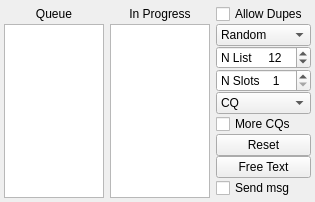
                  <widget class="QWidget" name="tab_3">
                   <attribute name="title">
                    <string>2</string>
                   </attribute>
                   <layout class="QGridLayout" name="gridLayout_11" columnstretch="1">
                    <property name="leftMargin">
                     <number>4</number>
                    </property>
                    <property name="topMargin">
                     <number>4</number>
                    </property>
                    <property name="rightMargin">
                     <number>4</number>
                    </property>
                    <property name="bottomMargin">
                     <number>4</number>
                    </property>
                    <property name="horizontalSpacing">
                     <number>4</number>
                    </property>
                    <item row="0" column="0" rowspan="2">
                     <layout class="QGridLayout" name="gridLayout" columnstretch="2,2,1">
                      <property name="topMargin">
                       <number>0</number>
                      </property>
                      <property name="horizontalSpacing">
                       <number>6</number>
                      </property>
                      <item row="0" column="2">
                       <widget class="QCheckBox" name="cbWorkDupes">
                        <property name="text">
                         <string>Allow Dupes</string>
                        </property>
                       </widget>
                      </item>
                      <item row="7" column="2">
                       <widget class="QPushButton" name="pbFreeText">
                        <property name="toolTip">
                         <string>&lt;html&gt;&lt;head/&gt;&lt;body&gt;&lt;p&gt;Enter a free text message.&lt;/p&gt;&lt;/body&gt;&lt;/html&gt;</string>
                        </property>
                        <property name="text">
                         <string>Free Text</string>
                        </property>
                       </widget>
                      </item>
                      <item row="4" column="2">
                       <widget class="QComboBox" name="comboBoxCQ">
                        <property name="toolTip">
                         <string>&lt;html&gt;&lt;head/&gt;&lt;body&gt;&lt;p&gt;Select a specific CQ message.&lt;/p&gt;&lt;/body&gt;&lt;/html&gt;</string>
                        </property>
                        <property name="currentText">
                         <string>CQ</string>
                        </property>
                        <item>
                         <property name="text">
                          <string>CQ</string>
                         </property>
                        </item>
                        <item>
                         <property name="text">
                          <string>CQ AF</string>
                         </property>
                        </item>
                        <item>
                         <property name="text">
                          <string>CQ AN</string>
                         </property>
                        </item>
                        <item>
                         <property name="text">
                          <string>CQ AS</string>
                         </property>
                        </item>
                        <item>
                         <property name="text">
                          <string>CQ EU</string>
                         </property>
                        </item>
                        <item>
                         <property name="text">
                          <string>CQ NA</string>
                         </property>
                        </item>
                        <item>
                         <property name="text">
                          <string>CQ OC</string>
                         </property>
                        </item>
                        <item>
                         <property name="text">
                          <string>CQ SA</string>
                         </property>
                        </item>
                        <item>
                         <property name="text">
                          <string>CQ 0</string>
                         </property>
                        </item>
                        <item>
                         <property name="text">
                          <string>CQ 1</string>
                         </property>
                        </item>
                        <item>
                         <property name="text">
                          <string>CQ 2</string>
                         </property>
                        </item>
                        <item>
                         <property name="text">
                          <string>CQ 3</string>
                         </property>
                        </item>
                        <item>
                         <property name="text">
                          <string>CQ 4</string>
                         </property>
                        </item>
                        <item>
                         <property name="text">
                          <string>CQ 5</string>
                         </property>
                        </item>
                        <item>
                         <property name="text">
                          <string>CQ 6</string>
                         </property>
                        </item>
                        <item>
                         <property name="text">
                          <string>CQ 7</string>
                         </property>
                        </item>
                        <item>
                         <property name="text">
                          <string>CQ 8</string>
                         </property>
                        </item>
                        <item>
                         <property name="text">
                          <string>CQ 9</string>
                         </property>
                        </item>
                       </widget>
                      </item>
                      <item row="0" column="1">
                       <widget class="QLabel" name="label_inProcess">
                        <property name="text">
                         <string>In Progress</string>
                        </property>
                        <property name="alignment">
                         <set>Qt::AlignCenter</set>
                        </property>
                       </widget>
                      </item>
                      <item row="1" column="1" rowspan="9">
                       <widget class="DisplayText" name="foxTxListTextBrowser">
                        <property name="enabled">
                         <bool>true</bool>
                        </property>
                        <property name="sizePolicy">
                         <sizepolicy hsizetype="MinimumExpanding" vsizetype="Expanding">
                          <horstretch>0</horstretch>
                          <verstretch>0</verstretch>
                         </sizepolicy>
                        </property>
                        <property name="maximumSize">
                         <size>
                          <width>16777215</width>
                          <height>16777215</height>
                         </size>
                        </property>
                        <property name="sizeAdjustPolicy">
                         <enum>QAbstractScrollArea::AdjustToContentsOnFirstShow</enum>
                        </property>
                       </widget>
                      </item>
                      <item row="2" column="2">
                       <widget class="QSpinBox" name="sbNlist">
                        <property name="sizePolicy">
                         <sizepolicy hsizetype="Expanding" vsizetype="Fixed">
                          <horstretch>0</horstretch>
                          <verstretch>0</verstretch>
                         </sizepolicy>
                        </property>
                        <property name="maximumSize">
                         <size>
                          <width>16777215</width>
                          <height>16777215</height>
                         </size>
                        </property>
                        <property name="toolTip">
                         <string>&lt;html&gt;&lt;head/&gt;&lt;body&gt;&lt;p&gt;Maximum number of callsigns to be displayed in the queue.&lt;/p&gt;&lt;/body&gt;&lt;/html&gt;</string>
                        </property>
                        <property name="prefix">
                         <string>N List     </string>
                        </property>
                        <property name="minimum">
                         <number>5</number>
                        </property>
                        <property name="maximum">
                         <number>100</number>
                        </property>
                        <property name="value">
                         <number>12</number>
                        </property>
                       </widget>
                      </item>
                      <item row="8" column="2">
                       <widget class="QCheckBox" name="cbSendMsg">
                        <property name="toolTip">
                         <string>&lt;html&gt;&lt;head/&gt;&lt;body&gt;&lt;p&gt;Transmit free text message at the next opportunity.&lt;/p&gt;&lt;/body&gt;&lt;/html&gt;</string>
                        </property>
                        <property name="text">
                         <string>Send msg</string>
                        </property>
                       </widget>
                      </item>
                      <item row="6" column="2">
                       <widget class="QPushButton" name="pbFoxReset">
                        <property name="toolTip">
                         <string>&lt;html&gt;&lt;head/&gt;&lt;body&gt;&lt;p&gt;Clear all queues.&lt;/p&gt;&lt;/body&gt;&lt;/html&gt;</string>
                        </property>
                        <property name="text">
                         <string>Reset</string>
                        </property>
                       </widget>
                      </item>
                      <item row="1" column="2">
                       <widget class="QComboBox" name="comboBoxHoundSort">
                        <property name="sizePolicy">
                         <sizepolicy hsizetype="Expanding" vsizetype="Fixed">
                          <horstretch>0</horstretch>
                          <verstretch>0</verstretch>
                         </sizepolicy>
                        </property>
                        <property name="maximumSize">
                         <size>
                          <width>16777215</width>
                          <height>16777215</height>
                         </size>
                        </property>
                        <property name="toolTip">
                         <string>&lt;html&gt;&lt;head/&gt;&lt;body&gt;&lt;p&gt;Select a desired sort order for callsigns in the queue.&lt;/p&gt;&lt;/body&gt;&lt;/html&gt;</string>
                        </property>
                        <property name="currentText">
                         <string>Random</string>
                        </property>
                        <property name="maxVisibleItems">
                         <number>8</number>
                        </property>
                        <item>
                         <property name="text">
                          <string>Random</string>
                         </property>
                        </item>
                        <item>
                         <property name="text">
                          <string>Call</string>
                         </property>
                        </item>
                        <item>
                         <property name="text">
                          <string>Grid</string>
                         </property>
                        </item>
                        <item>
                         <property name="text">
                          <string>S/N (dB)</string>
                         </property>
                        </item>
                        <item>
                         <property name="text">
                          <string>Distance</string>
                         </property>
                        </item>
                        <item>
                         <property name="text">
                          <string>Age</string>
                         </property>
                        </item>
                        <item>
                         <property name="text">
                          <string>Continent</string>
                         </property>
                        </item>
                        <item>
                         <property name="text">
                          <string>Score</string>
                         </property>
                        </item>
                       </widget>
                      </item>
                      <item row="5" column="2">
                       <widget class="QCheckBox" name="cbMoreCQs">
                        <property name="toolTip">
                         <string>&lt;html&gt;&lt;head/&gt;&lt;body&gt;&lt;p&gt;Include a CQ message along with other messages.&lt;/p&gt;&lt;/body&gt;&lt;/html&gt;</string>
                        </property>
                        <property name="text">
                         <string>More CQs</string>
                        </property>
                       </widget>
                      </item>
                      <item row="3" column="2">
                       <widget class="QSpinBox" name="sbNslots">
                        <property name="sizePolicy">
                         <sizepolicy hsizetype="Expanding" vsizetype="Fixed">
                          <horstretch>0</horstretch>
                          <verstretch>0</verstretch>
                         </sizepolicy>
                        </property>
                        <property name="maximumSize">
                         <size>
                          <width>16777215</width>
                          <height>16777215</height>
                         </size>
                        </property>
                        <property name="toolTip">
                         <string>&lt;html&gt;&lt;head/&gt;&lt;body&gt;&lt;p&gt;Maximum number of concurrent streams for Fox transmissions.&lt;/p&gt;&lt;/body&gt;&lt;/html&gt;</string>
                        </property>
                        <property name="suffix">
                         <string/>
                        </property>
                        <property name="prefix">
                         <string>N Slots    </string>
                        </property>
                        <property name="minimum">
                         <number>1</number>
                        </property>
                        <property name="maximum">
                         <number>5</number>
                        </property>
                        <property name="value">
                         <number>1</number>
                        </property>
                        <property name="displayIntegerBase">
                         <number>10</number>
                        </property>
                       </widget>
                      </item>
                      <item row="0" column="0">
                       <widget class="QLabel" name="label_queue">
                        <property name="font">
                         <font>
                          <pointsize>9</pointsize>
                         </font>
                        </property>
                        <property name="text">
                         <string>Queue</string>
                        </property>
                        <property name="alignment">
                         <set>Qt::AlignCenter</set>
                        </property>
                       </widget>
                      </item>
                      <item row="1" column="0" rowspan="9">
                       <widget class="DisplayText" name="houndQueueTextBrowser">
                        <property name="sizePolicy">
                         <sizepolicy hsizetype="MinimumExpanding" vsizetype="Expanding">
                          <horstretch>0</horstretch>
                          <verstretch>0</verstretch>
                         </sizepolicy>
                        </property>
                        <property name="maximumSize">
                         <size>
                          <width>16777215</width>
                          <height>16777215</height>
                         </size>
                        </property>
                        <property name="sizeAdjustPolicy">
                         <enum>QAbstractScrollArea::AdjustToContentsOnFirstShow</enum>
                        </property>
                       </widget>
                      </item>
                     </layout>
                    </item>
                   </layout>
                  </widget>
